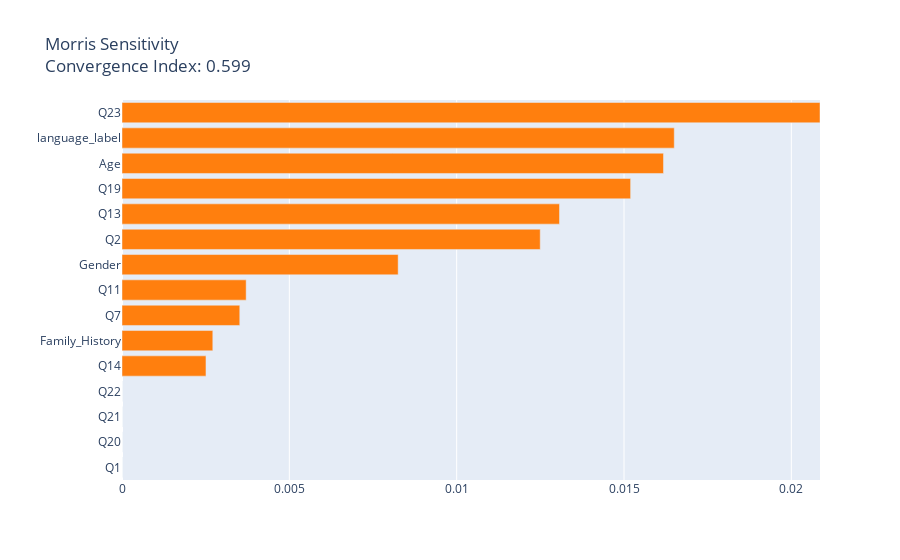

Write notebook code for a chart like this one.
### Markdown cell above
<h2>4. SHAP Visualization</h2>

### Code cell
# SHAP 결과
interpret_model(tuned_xgboost, plot = 'summary')
interpret_model(tuned_xgboost, plot = 'msa')

### Figure 1 — Plotly figure (JSON) as saved in the notebook; plotly's stock layout.template omitted (floating-point values rounded to 4 significant figures)
{"data": [{"marker": {"color": ["#1f77b4", "#1f77b4", "#1f77b4", "#1f77b4", "#ff7f0e", "#ff7f0e", "#ff7f0e", "#ff7f0e", "#ff7f0e", "#ff7f0e", "#ff7f0e", "#ff7f0e", "#ff7f0e", "#ff7f0e", "#ff7f0e"]}, "orientation": "h", "type": "bar", "x": [0, 0, 0, 0, 0.002509, 0.002713, 0.003519, 0.00371, 0.008252, 0.0125, 0.01307, 0.0152, 0.01618, 0.0165, 0.02086], "y": ["Q1", "Q20", "Q21", "Q22", "Q14", "Family_History", "Q7", "Q11", "Gender", "Q2", "Q13", "Q19", "Age", "language_label", "Q23"]}], "layout": {"title": {"text": "Morris Sensitivity<br>Convergence Index: 0.599"}, "xaxis": {"range": [0, 0.02086], "title": {"text": ""}}, "yaxis": {"automargin": true, "dtick": 1, "title": {"text": ""}}}}
